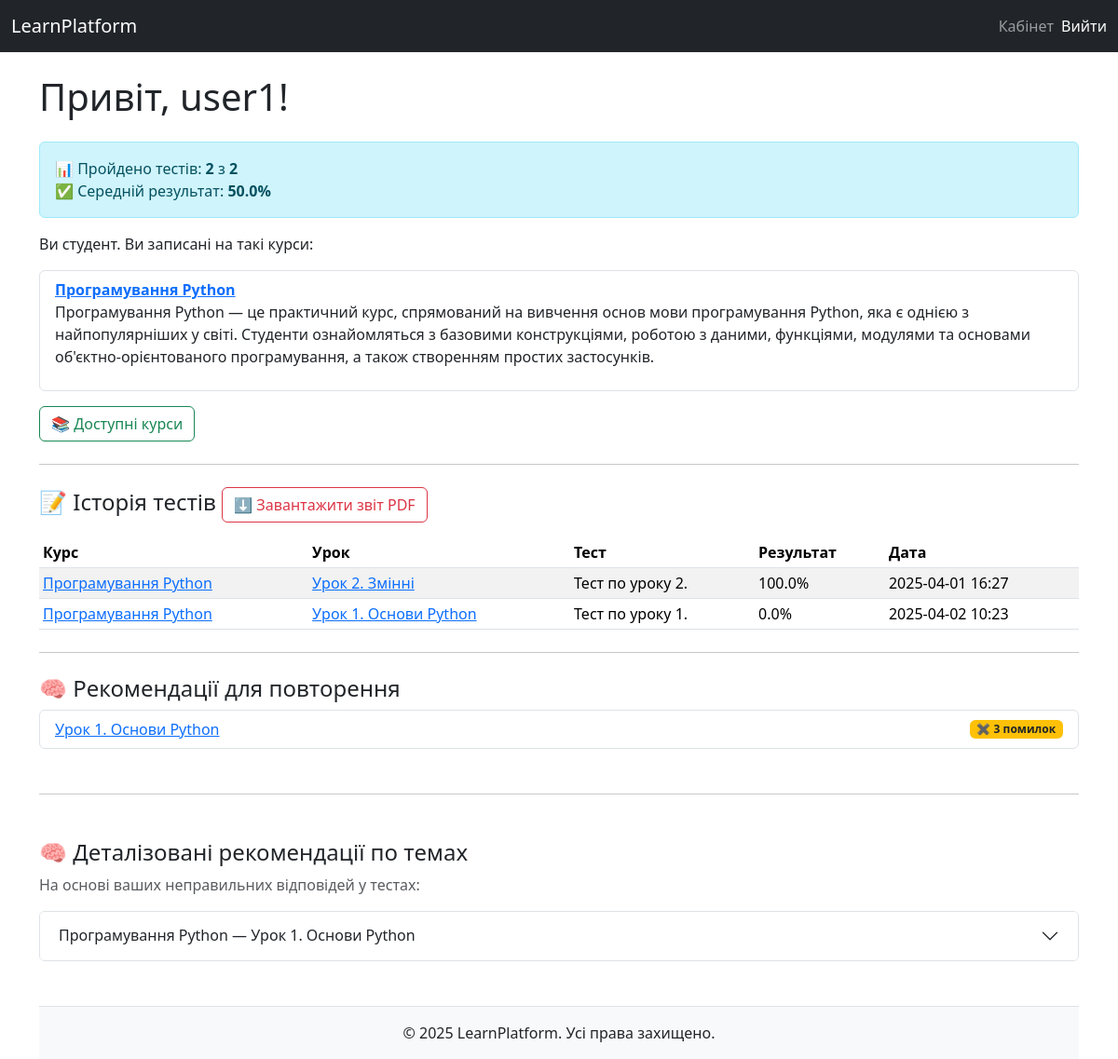
/cabinet/ (signed in), run on the app's committed database.
### users/models.py (models this page shows)
class User(AbstractUser):
    class Role(models.TextChoices):
        STUDENT = 'student', 'Студент'
        TEACHER = 'teacher', 'Викладач'
    role = models.CharField(
        max_length=20,
        choices=Role.choices,
        default=Role.STUDENT
    )
    def is_teacher(self):
        return self.role == self.Role.TEACHER
    def is_student(self):
        return self.role == self.Role.STUDENT

### courses/models.py (models this page shows, shortened)
class Course(models.Model):
    title = models.CharField(max_length=255)
    description = models.TextField()
    teacher = models.ForeignKey(User, on_delete=models.CASCADE, related_name='courses')
    students = models.ManyToManyField(User, related_name='enrolled_courses', blank=True)
    created_at = models.DateTimeField(auto_now_add=True)

class Lesson(models.Model):
    course = models.ForeignKey(Course, on_delete=models.CASCADE, related_name='lessons')
    title = models.CharField(max_length=255)
    content = models.TextField()
    video_url = models.URLField(blank=True, null=True)
    order = models.PositiveIntegerField(default=0)

### quizzes/models.py (models this page shows, shortened)
class QuizAttempt(models.Model):
    student = models.ForeignKey(User, on_delete=models.CASCADE, related_name='quiz_attempts')
    quiz = models.ForeignKey(Quiz, on_delete=models.CASCADE)
    score = models.FloatField()
    completed_at = models.DateTimeField(auto_now_add=True)
    incorrect_questions = models.ManyToManyField('quizzes.Question', blank=True, help_text='Incorrect questions')

class Quiz(models.Model):
    lesson = models.OneToOneField(Lesson, on_delete=models.CASCADE, related_name='quiz')
    title = models.CharField(max_length=255)

### users/views.py (the view)
# urls.py: path('cabinet/', cabinet_view, name='cabinet'),
@login_required
def cabinet_view(request):
    user = request.user
    if user.is_teacher():
        courses = Course.objects.filter(teacher=user)
        quiz_attempts = None
        stats = None
        recommendations = None
        detailed_recommendations = None
    else:
        courses = user.enrolled_courses.all()
        quiz_attempts = QuizAttempt.objects.filter(student=user).select_related(
            'quiz', 'quiz__lesson', 'quiz__lesson__course'
        ).prefetch_related('incorrect_questions')
        total_quizzes = Quiz.objects.filter(lesson__course__in=courses).count()
        completed_quizzes = quiz_attempts.count()
        average_score = round(quiz_attempts.aggregate(avg=models.Avg('score'))['avg'] or 0, 2)
        topic_counter = Counter()
        detailed_recommendations = {}
        for attempt in quiz_attempts:
            for question in attempt.incorrect_questions.all():
                lesson = question.quiz.lesson
                key = (lesson.id, lesson.title, lesson.course.id, lesson.course.title)
                topic_counter[lesson] += 1
                if key not in detailed_recommendations:
                    detailed_recommendations[key] = []
                detailed_recommendations[key].append(question.text)
        recommendations = sorted(topic_counter.items(), key=lambda x: x[1], reverse=True)[:5]
        stats = {
            'completed': completed_quizzes,
            'total': total_quizzes,
            'success': average_score
        }
    return render(request, 'users/cabinet.html', {
        'courses': courses,
        'quiz_attempts': quiz_attempts,
        'stats': stats,
        'recommendations': recommendations,
        'detailed_recommendations': detailed_recommendations,
    })

### templates/users/cabinet.html (shortened to what this page needs)
{% extends 'base.html' %}
{% block content %}
<h1 class="mb-4">Привіт, {{ user.username }}!</h1>
{% if user.is_student and stats %}
    <div class="alert alert-info">
        📊 Пройдено тестів: <strong>{{ stats.completed }}</strong> з <strong>{{ stats.total }}</strong><br>
        ✅ Середній результат: <strong>{{ stats.success }}%</strong>
    </div>
{% endif %}
{% if user.is_teacher %}
    <p>Ви викладач. Нижче список ваших курсів:</p>
{% else %}
    <p>Ви студент. Ви записані на такі курси:</p>
{% endif %}
{% if courses %}
    <ul class="list-group mt-3">
        {% for course in courses %}
            <li class="list-group-item">
                <div class="d-flex justify-content-between align-items-start">
                    <div>
                        <strong><a href="{% url 'courses:detail' course.id %}">{{ course.title }}</a></strong>
                        {{ course.description|linebreaks }}
                    </div>
                </div>
            </li>
        {% endfor %}
    </ul>
{% else %}
    <p class="text-muted">Немає курсів.</p>
{% endif %}
{% if user.is_student %}
    <a href="{% url 'courses:available' %}" class="btn btn-outline-success mt-3">
        📚 Доступні курси
    </a>
{% endif %}
{% if user.is_student and quiz_attempts %}
    <hr class="my-4">
    <h4>
        📝 Історія тестів
        <a href="{% url 'users:student_report_pdf' %}" class="btn btn-outline-danger">
            ⬇️ Завантажити звіт PDF
        </a>
    </h4>
    <table class="table table-sm table-striped mt-3">
        <thead>
            <tr>
                <th>Курс</th>
                <th>Урок</th>
                <th>Тест</th>
                <th>Результат</th>
                <th>Дата</th>
            </tr>
        </thead>
        <tbody>
            {% for attempt in quiz_attempts %}
                <tr>
                    <td>
                        <a href="{% url 'courses:detail' attempt.quiz.lesson.course.id %}">
                            {{ attempt.quiz.lesson.course.title }}
                        </a>
                    </td>
                    <td>
                        <a href="{% url 'courses:lesson_detail' attempt.quiz.lesson.course.id attempt.quiz.lesson.id %}">
                            {{ attempt.quiz.lesson.title }}
                        </a>
                    </td>
                    <td>{{ attempt.quiz.title }}</td>
                    <td>{{ attempt.score }}%</td>
                    <td>{{ attempt.completed_at|date:"Y-m-d H:i" }}</td>
                </tr>
            {% endfor %}
        </tbody>
    </table>
{% elif user.is_student %}
    <hr class="my-4">
    <h4>📝 Історія тестів</h4>
    <p class="text-muted">Ви ще не проходили жодного тесту.</p>
{% endif %}
{% if recommendations %}
<hr class="my-4">
<h4>🧠 Рекомендації для повторення</h4>
<ul class="list-group">
    {% for lesson, count in recommendations %}
        <li class="list-group-item d-flex justify-content-between align-items-center">
            <a href="{% url 'courses:lesson_detail' lesson.course.id lesson.id %}">
                {{ lesson.title }}
            </a>
            <span class="badge bg-warning text-dark">✖ {{ count }} помилок</span>
        </li>
    {% endfor %}
</ul>
{% endif %}
{% if user.is_student and detailed_recommendations %}
<hr class="my-5">
<h4>🧠 Деталізовані рекомендації по темах</h4>
<p class="text-muted">На основі ваших неправильних відповідей у тестах:</p>
<div class="accordion" id="recommendationsAccordion">
    {% for key, questions in detailed_recommendations.items %}
        {% with lesson_id=key.0 lesson_title=key.1 course_id=key.2 course_title=key.3 %}
            <div class="accordion-item">
                <h2 class="accordion-header" id="heading-{{ lesson_id }}">
                    <button class="accordion-button collapsed" type="button" data-bs-toggle="collapse"
                            data-bs-target="#collapse-{{ lesson_id }}" aria-expanded="false"
                            aria-controls="collapse-{{ lesson_id }}">
                        {{ course_title }} — {{ lesson_title }}
                    </button>
                </h2>
            </div>
        {% endwith %}
    {% endfor %}
{% endif %}
{% endblock %}

### templates/base.html (shortened to what this page needs)
<!DOCTYPE html>
<html lang="uk">
<head>
    <link href="https://cdn.jsdelivr.net/npm/bootstrap@5.3.3/dist/css/bootstrap.min.css" rel="stylesheet">
</head>
<body>
    {% include 'partials/_navbar.html' %}
    <div class="page-wrapper container my-4">
        {% block content %}{% endblock %}
    </div>
    {% include 'partials/_footer.html' %}
</body>
</html>

### templates/partials/_navbar.html (shortened to what this page needs)
<nav class="navbar navbar-expand-lg navbar-dark bg-dark">
    <div class="container-fluid">
        <a class="navbar-brand" href="/">LearnPlatform</a>
        <div class="collapse navbar-collapse" id="navbarNav">
            <ul class="navbar-nav ms-auto">
                {% if user.is_authenticated %}
                    <li class="nav-item">
                        <a class="nav-link" href="{% url 'users:cabinet' %}">Кабінет</a>
                    </li>
                    <li class="nav-item d-flex align-items-center">
                        <form method="post" action="{% url 'logout' %}">
                            <button type="submit" class="nav-link btn btn-link m-0 p-0" style="color: white; text-decoration: none;">
                                Вийти
                            </button>
                        </form>
                    </li>
                {% else %}
                    <li class="nav-item">
                        <a class="nav-link" href="{% url 'login' %}">Увійти</a>
                    </li>
                {% endif %}
            </ul>
        </div>
    </div>
</nav>

### templates/partials/_footer.html
<footer class="bg-light text-center py-3 mt-5 border-top">
    <div class="container">
        <p class="mb-0">&copy; 2025 LearnPlatform. Усі права захищено.</p>
    </div>
</footer>

### templates/base.html (style rules this page uses)
html, body { height: 100%; }
body { display: flex; flex-direction: column; }
.page-wrapper { flex: 1; }

### data on the page
User: username "user1"
Course: title "Програмування Python", description "Програмування Python — це практичний курс, спрямований на вивчення основ мови програмування Python, яка є однією з найпопулярніших у світі. Студенти ознайомляться з базовими конструкціями, роботою з даними, функціями, модулями та основами об'єктно-орієнтованого програмування, а також створенням простих застосунків.", detailed_recommendations "Програмування Python"
QuizAttempt: quiz.lesson.course "Програмування Python", quiz.lesson "Урок 2. Змінні", quiz "Тест по уроку 2.", score "100.0", completed_at "2025-04-01 16:27"
QuizAttempt: quiz.lesson.course "Програмування Python", quiz.lesson "Урок 1. Основи Python", quiz "Тест по уроку 1.", score "0.0", completed_at "2025-04-02 10:23"
Lesson: title "Урок 1. Основи Python", count "3", detailed_recommendations "Урок 1. Основи Python"

### other printed values
{{ stats.completed }} "2"
{{ stats.total }} "2"
{{ stats.success }} "50.0"
